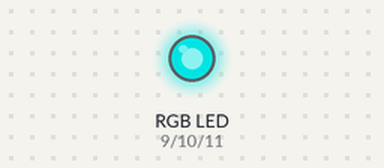
A sketch run on a simulated Arduino Uno, built with avr-gcc and run on an emulated ATmega328P. Shown: an RGB LED mixed from three pins (HIGH = lit). Dim RGB values are drawn brighter than linear.

Above: at 0.15 s.
At 19.95 s:
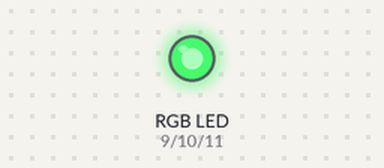
At 39.75 s:
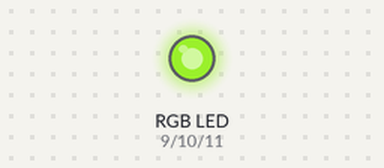
Timing chart, 0 to 40.0 s (numbered marks = the images above):
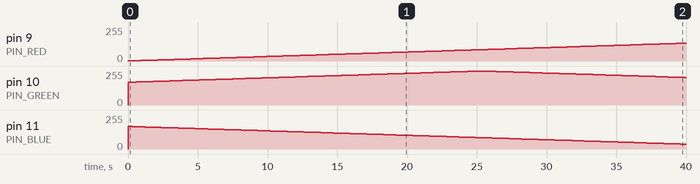

The sketch:

room_lamp.ino
```cpp
// Ambient RGB light
// Author: Rishit Gupta
//
// Controls RGB LEDs; smoothly transitions through color values.

// Delay time: sets the time in milliseconds between loop iterations.
// Make this value large for slower transitions.
#define DELAY_TIME 300

// Maximum Brightness: the maximum level the pins will reach.
#define MAX_BRIGHT 255

// The pins which each color value is output to.
#define PIN_RED 9
#define PIN_GREEN 10
#define PIN_BLUE 11

// The initial values of each color.
int red = 0;
int green = 170;
int blue = 170;

// Indicates whether a color is incrementing (1) or decrementing (0).
int incR = 1;
int incG = 1;
int incB = 0;

// Smoothly changes the color values
void transition()
{
  if (red >= MAX_BRIGHT)
    incR = 0;
  else if (red <= 0)
    incR = 1;
  if (green >= MAX_BRIGHT)
    incG = 0;
  else if (green <= 0)
    incG = 1;
  if (blue >= MAX_BRIGHT)
    incB = 0;
  else if (blue <= 0)
    incB = 1;

  if (incR)
    red++;
  else
    red--;
  if(incG)
    green++;
  else
    green--;
  if(incB)
    blue++;
  else
    blue--;
}

// Sets the output voltage on the LED pins.
void setColor()
{
  analogWrite(PIN_RED, red);
  analogWrite(PIN_GREEN, green);
  analogWrite(PIN_BLUE, blue);
}

void setup()
{
  // Do nothing.
}

void loop()
{
  transition();
  setColor();
  delay(DELAY_TIME);
}
```

Measured:
- by itself, pin 9 (PIN_RED): moves from 0/255 to 134/255 over 39.9 s
- by itself, pin 10 (PIN_GREEN): rises from 0/255 to 255/255 in 25.2 s, then falls to 206/255 in 14.7 s
- by itself, pin 11 (PIN_BLUE): 0/255 → 169/255 at 0.00 s, → 168/255 0.30 s later, → 167/255 0.30 s later, → 166/255 0.30 s later, … (134 changes in this stretch)
